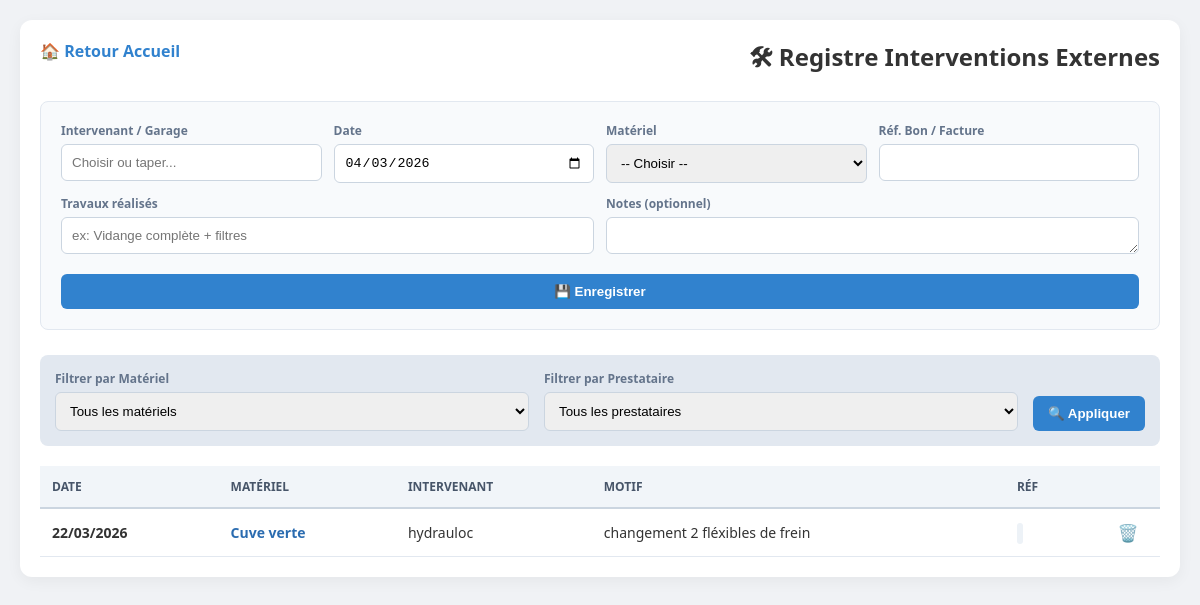
/interventions_externes.php (signed in), run on the app's committed database.
### tables this page shows
CREATE TABLE interventions_externes (
    id INTEGER PRIMARY KEY AUTOINCREMENT,
    entreprise_id INTEGER,
    intervenant_nom TEXT,      -- Nom du garage / prestataire
    date_intervention DATE,
    motif TEXT,                -- Vidange, Panne hydraulique, etc.
    materiel_concerne TEXT,    -- Tracteur Fendt 724, Moissonneuse, etc.
    ref_bon TEXT,              -- Numéro de bon de travail ou facture
    commentaire TEXT,
    date_creation DATETIME DEFAULT CURRENT_TIMESTAMP
);

### interventions_externes.php (the view, shortened to what this page needs)
<?php
require_once 'db.php';
$entreprise_id = $_SESSION['entreprise_id'];
$sql = "SELECT * FROM interventions_externes WHERE entreprise_id = ?";
$params = [$entreprise_id];
$sql .= " ORDER BY date_intervention DESC";
$stmt = $pdo->prepare($sql);
$stmt->execute($params);
$interventions = $stmt->fetchAll();
?>
<!DOCTYPE html>
<html lang="fr">
<head>
</head>
<body>
<div class="container">
    <header style="display:flex; justify-content: space-between; margin-bottom: 20px;">
        <a href="index.php" style="text-decoration:none; color:#3182ce; font-weight:bold;">🏠 Retour Accueil</a>
        <h2 style="margin:0;">🛠 Registre Interventions Externes</h2>
    </header>
    <div class="card">
        <form method="POST">
            <div class="grid">
<div>
    <label>Intervenant / Garage</label>
    <input list="prestataires_list" name="intervenant_nom" placeholder="Choisir ou taper..." required>
</div>
                <div>
                    <label>Date</label>
                    <input type="date" name="date_intervention" value="<?= date('Y-m-d') ?>" required>
                </div>
                <div>
                    <label>Matériel</label>
                    <select name="materiel_concerne" required>
                        <option value="">-- Choisir --</option>
                    </select>
                </div>
                <div>
                    <label>Réf. Bon / Facture</label>
                    <input type="text" name="ref_bon">
                </div>
                <div style="grid-column: span 2;">
                    <label>Travaux réalisés</label>
                    <input type="text" name="motif" required placeholder="ex: Vidange complète + filtres">
                </div>
                <div style="grid-column: span 2;">
                    <label>Notes (optionnel)</label>
                    <textarea name="commentaire" rows="1"></textarea>
                </div>
            </div>
            <button type="submit" name="save_inter" class="btn btn-blue" style="width:100%; margin-top:15px;">💾 Enregistrer</button>
        </form>
    </div>
    <div class="filter-zone">
        <form method="GET" style="display: contents;">
            <div>
                <label>Filtrer par Matériel</label>
                <select name="f_mat">
                    <option value="">Tous les matériels</option>
                </select>
            </div>
            <div>
                <label>Filtrer par Prestataire</label>
                <select name="f_pre">
                    <option value="">Tous les prestataires</option>
                </select>
            </div>
            <button type="submit" class="btn btn-blue">🔍 Appliquer</button>
        </form>
    </div>
    <table>
        <thead>
		<tr>
			<th>Date</th>
			<th>Matériel</th>
			<th>Intervenant</th>
			<th>Motif</th>
			<th>Réf</th>
			<th style="width:50px;"></th>
		</tr>
        </thead>
        <tbody>
            <?php foreach($interventions as $i): ?>
			<tr>
				<td><strong><?= date('d/m/Y', strtotime($i['date_intervention'])) ?></strong></td>
				<td style="color:#2b6cb0; font-weight:bold;"><?= htmlspecialchars($i['materiel_concerne']) ?></td>
				<td><?= htmlspecialchars($i['intervenant_nom']) ?></td>
				<td><?= htmlspecialchars($i['motif']) ?></td>
				<td><small style="background:#edf2f7; padding:3px; border-radius:4px;"><?= htmlspecialchars($i['ref_bon']) ?></small></td>
<td style="text-align: center;">
    <a href="supprimer_intervention_ext.php?id=<?= $i['id'] ?>"
       class="btn-delete"
       title="Supprimer définitivement"
       style="color: #e53e3e; text-decoration: none; font-size: 1.2em;">
       🗑️
    </a>
				</td>
			</tr>
            <?php endforeach; ?>
        </tbody>
    </table>
</div>
</body>
</html>

### interventions_externes.php (style rules this page uses)
body { font-family: 'Segoe UI', sans-serif; background: #f0f2f5; margin: 0; padding: 20px; color: #333; }
.container { max-width: 1200px; margin: auto; background: white; padding: 20px; border-radius: 12px; box-shadow: 0 4px 15px rgba(0,0,0,0.05); }
.card { background: #f8fafc; border: 1px solid #e2e8f0; padding: 20px; border-radius: 8px; margin-bottom: 25px; }
.grid { display: grid; grid-template-columns: repeat(auto-fit, minmax(180px, 1fr)); gap: 12px; }
label { display: block; font-size: 12px; font-weight: bold; margin-bottom: 5px; color: #64748b; }
input, select, textarea { width: 100%; padding: 10px; border: 1px solid #cbd5e0; border-radius: 6px; box-sizing: border-box; }
.filter-zone { background: #e2e8f0; padding: 15px; border-radius: 8px; display: flex; flex-wrap: wrap; gap: 15px; align-items: flex-end; margin-bottom: 20px; }
.filter-zone div { flex: 1; min-width: 200px; }
table { width: 100%; border-collapse: collapse; background: white; }
th { background: #f1f5f9; text-align: left; padding: 12px; font-size: 12px; text-transform: uppercase; color: #475569; border-bottom: 2px solid #cbd5e0; }
td { padding: 12px; border-bottom: 1px solid #e2e8f0; font-size: 14px; }
.btn { padding: 10px 15px; border-radius: 6px; border: none; cursor: pointer; font-weight: bold; text-decoration: none; display: inline-block; text-align: center; }
.btn-blue { background: #3182ce; color: white; }
.btn-delete { color: #e53e3e; text-decoration: none; font-size: 18px; margin-left: 10px; display: inline-block; transition: transform 0.2s; }

### data on the page
interventions_externes: date_intervention "22/03/2026", materiel_concerne "Cuve verte", intervenant_nom "hydrauloc", motif "changement 2 fléxibles de frein"
